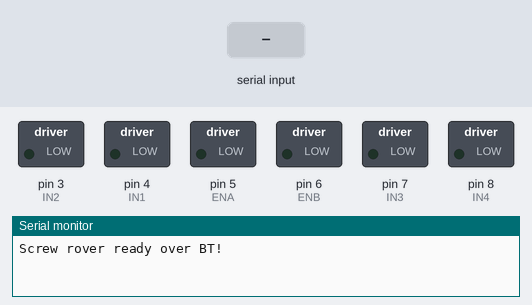
The sketch below on a simulated Arduino Uno, built with avr-gcc and run on an emulated ATmega328P. Shown: switched loads named in the sketch (green lamp = pin HIGH), the last lines printed to the serial monitor. The test bench sets the inputs (shaded band).

Above: at 1.2 s.
1.3 s: "r" received over Serial
2.8 s: "B90\n" received over the second serial link
At 4.0 s:
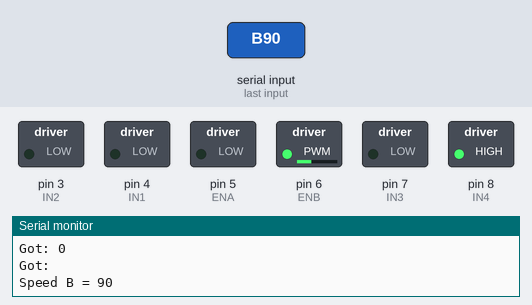
4.3 s: "R90\n" received over Serial
At 5.4 s:
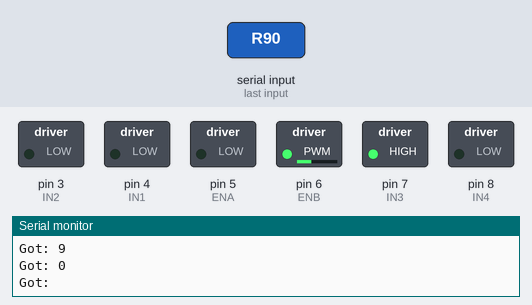
5.8 s: "S" received over the second serial link
At 6.5 s:
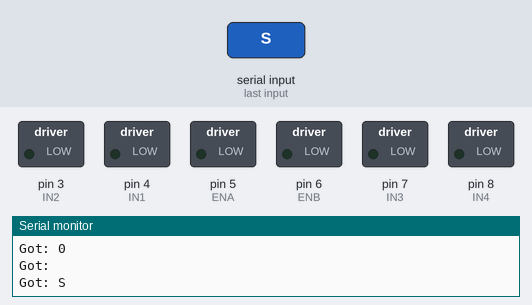
7.3 s: "90,45\n" received over Serial
8.8 s: "A90\n" received over the second serial link
Timing chart, 0 to 11.3 s (numbered marks = the images above; inputs shaded):
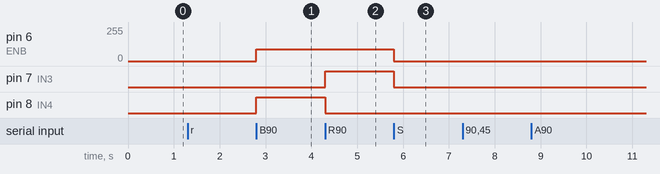

Measured:
- after the input at 2.8 s, pin 6 (ENB): 0/255 → 90/255 at once; pin 8 (IN4): LOW → HIGH at once
- after the input at 4.3 s, pin 7 (IN3): LOW → HIGH at once; pin 8 (IN4): HIGH → LOW at once
- after the input at 5.8 s, pin 6 (ENB): 90/255 → 0/255 at once; pin 7 (IN3): HIGH → LOW at once

The sketch:

sketch_final.ino
```cpp
#include <SoftwareSerial.h>

const int ENA = 5;
const int IN1 = 4;
const int IN2 = 3;

const int ENB = 6;
const int IN3 = 7;
const int IN4 = 8;

SoftwareSerial bt(10, 11);

int leftSpeed  = 0;
int rightSpeed = 0;

int leftDir  = 0;
int rightDir = 0;

char currentChannel = 0;
int  currentValue   = 0;
bool readingNumber  = false;

void applyMotorState() {
  int spL = constrain(leftSpeed, 0, 255);
  if (leftDir == 0 || spL == 0) {
    digitalWrite(IN1, LOW);
    digitalWrite(IN2, LOW);
    analogWrite(ENA, 0);
  } else if (leftDir > 0) {
    digitalWrite(IN1, HIGH);
    digitalWrite(IN2, LOW);
    analogWrite(ENA, spL);
  } else {
    digitalWrite(IN1, LOW);
    digitalWrite(IN2, HIGH);
    analogWrite(ENA, spL);
  }

  int spR = constrain(rightSpeed, 0, 255);
  if (rightDir == 0 || spR == 0) {
    digitalWrite(IN3, LOW);
    digitalWrite(IN4, LOW);
    analogWrite(ENB, 0);
  } else if (rightDir > 0) {
    digitalWrite(IN3, HIGH);
    digitalWrite(IN4, LOW);
    analogWrite(ENB, spR);
  } else {
    digitalWrite(IN3, LOW);
    digitalWrite(IN4, HIGH);
    analogWrite(ENB, spR);
  }
}

void stopAll() {
  leftSpeed = rightSpeed = 0;
  leftDir   = rightDir   = 0;
  applyMotorState();
}

void applySpeed(char channel, int value) {
  value = constrain(value, 0, 255);

  if (channel == 'A') {
    leftSpeed = value;
  } else if (channel == 'B') {
    rightSpeed = value;
  }

  Serial.print("Speed ");
  Serial.print(channel);
  Serial.print(" = ");
  Serial.println(value);

  applyMotorState();
}

void handleChar(char c) {
  Serial.print("Got: ");
  Serial.println(c);

  if (c == 'A' || c == 'B') {
    if (readingNumber && currentChannel != 0) {
      applySpeed(currentChannel, currentValue);
    }
    currentChannel = c;
    currentValue   = 0;
    readingNumber  = true;
    return;
  }

  if (c >= '0' && c <= '9' && readingNumber) {
    currentValue = currentValue * 10 + (c - '0');
    if (currentValue > 255) currentValue = 255;
    return;
  }

  if (readingNumber && currentChannel != 0) {
    applySpeed(currentChannel, currentValue);
    readingNumber  = false;
    currentChannel = 0;
    currentValue   = 0;
  }

  switch (c) {
    case 'L':
      leftDir = 1;
      break;

    case 'l':
      leftDir = -1;
      break;

    case 'R':
      rightDir = 1;
      break;

    case 'r':
      rightDir = -1;
      break;

    case 'S':
      stopAll();
      return;

    default:
      break;
  }

  applyMotorState();
}

void setup() {
  pinMode(ENA, OUTPUT);
  pinMode(IN1, OUTPUT);
  pinMode(IN2, OUTPUT);

  pinMode(ENB, OUTPUT);
  pinMode(IN3, OUTPUT);
  pinMode(IN4, OUTPUT);

  stopAll();

  Serial.begin(9600);
  bt.begin(9600);

  Serial.println("Screw rover ready over BT!");
}

void loop() {
  while (bt.available()) {
    char c = bt.read();
    handleChar(c);
  }

  while (Serial.available()) {
    char c = Serial.read();
    handleChar(c);
  }
}
```

main.ino
```cpp
// main firmware file for Schnekochord (bots)
```
